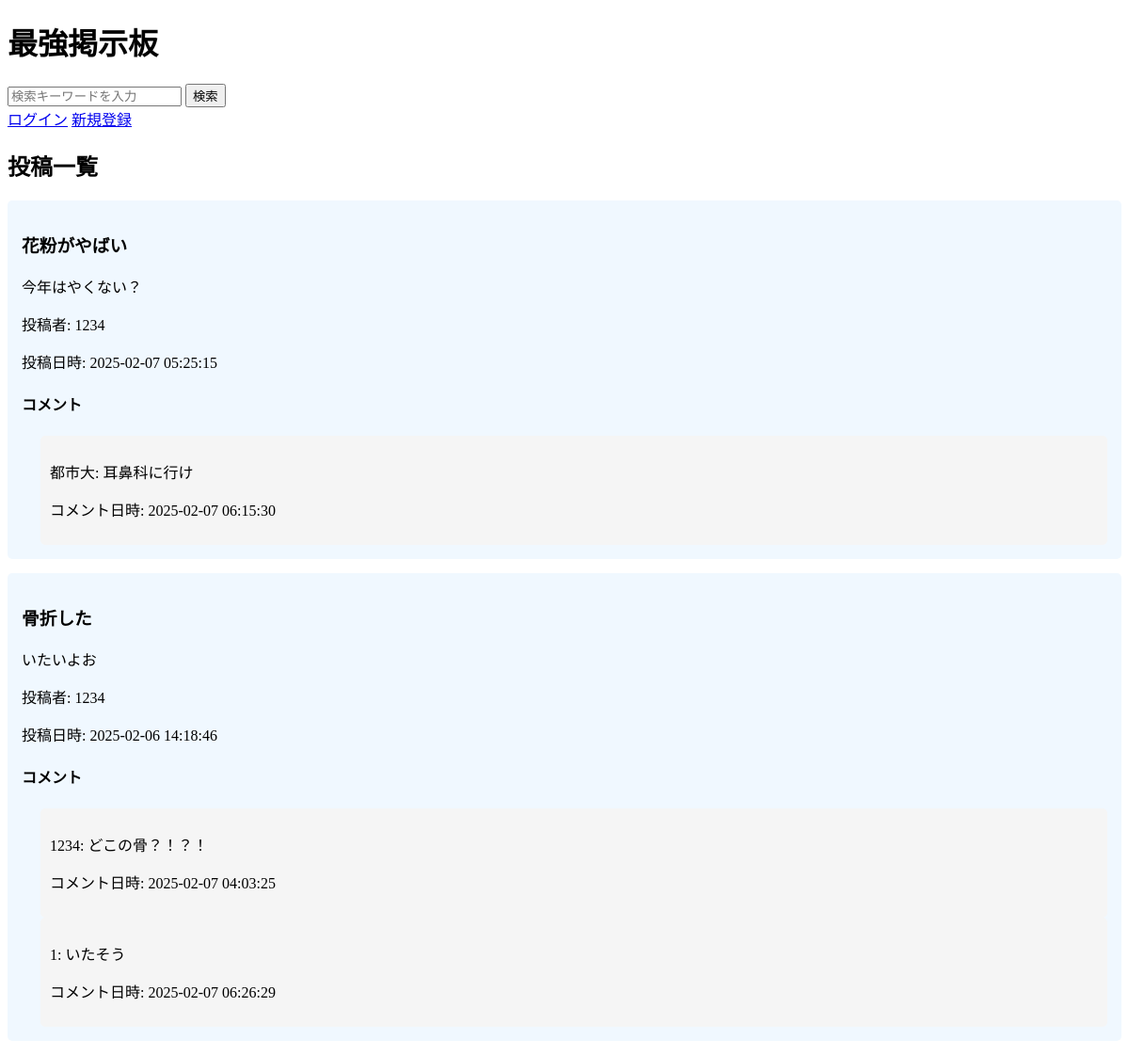
The page / on the database its author committed.
### app.py (models this page shows)
class Post(db.Model):
    id = db.Column(db.Integer, primary_key=True)
    title = db.Column(db.String(200), nullable=False)
    content = db.Column(db.Text, nullable=False)
    timestamp = db.Column(db.DateTime, default=datetime.utcnow)  # 投稿日時
    user_id = db.Column(db.Integer, db.ForeignKey('user.id'), nullable=False)
    user = db.relationship('User', backref=db.backref('posts', lazy=True))
    comments = db.relationship('Comment', backref='post', cascade="all, delete-orphan")

class User(db.Model, UserMixin):
    id = db.Column(db.Integer, primary_key=True)
    username = db.Column(db.String(80), unique=True, nullable=False)
    password = db.Column(db.String(200), nullable=False)
    is_admin = db.Column(db.Boolean, default=False)

class Comment(db.Model):
    id = db.Column(db.Integer, primary_key=True)
    content = db.Column(db.Text, nullable=False)
    timestamp = db.Column(db.DateTime, default=datetime.utcnow)  # コメント日時
    user_id = db.Column(db.Integer, db.ForeignKey('user.id'), nullable=False)
    post_id = db.Column(db.Integer, db.ForeignKey('post.id'), nullable=False)
    user = db.relationship('User', backref=db.backref('comments', lazy=True))

### app.py (the view)
@app.route("/")
def index():
    posts = Post.query.order_by(Post.timestamp.desc()).all()
    return render_template("index.html", posts=posts)

### templates/index.html (shortened to what this page needs)
<!DOCTYPE html>
<html lang="ja">
<head>
</head>
<body>
    <h1>最強掲示板</h1>
    <form method="GET" action="{{ url_for('search') }}">
        <input type="text" name="query" placeholder="検索キーワードを入力">
        <button type="submit">検索</button>
    </form>
    {% if current_user.is_authenticated %}
        <p>ようこそ、{{ current_user.username }} さん！</p>
        <a href="{{ url_for('logout') }}">ログアウト</a>
        <a href="{{ url_for('post') }}">新規投稿</a>
    {% else %}
        <a href="{{ url_for('login') }}">ログイン</a>
        <a href="{{ url_for('register') }}">新規登録</a>
    {% endif %}
    <h2>投稿一覧</h2>
    {% for post in posts %}
        <div class="post">
            <h3>{{ post.title }}</h3>
            <p>{{ post.content }}</p>
            <p>投稿者: {{ post.user.username }}</p>
            <p>投稿日時: {{ post.timestamp.strftime('%Y-%m-%d %H:%M:%S') }}</p>
            <div class="comments">
                <h4>コメント</h4>
                {% for comment in post.comments %}
                    <div class="comment">
                        <p>{{ comment.user.username }}: {{ comment.content }}</p>
                        <p>コメント日時: {{ comment.timestamp.strftime('%Y-%m-%d %H:%M:%S') }}</p>
                    </div>
                {% else %}
                    <p>コメントはまだありません。</p>
                {% endfor %}
            </div>
        </div>
    {% endfor %}
</body>
</html>

### templates/index.html (style rules this page uses)
.post { background-color: #f0f8ff; padding: 15px; margin-bottom: 15px; border-radius: 5px; }
.comment { margin-left: 20px; background-color: #f5f5f5; padding: 10px; border-radius: 5px; }

### rows shown on the page
Post: title "花粉がやばい", content "今年はやくない？", user.username "1234", timestamp "2025-02-07 05:25:15"
Comment: user.username "都市大", content "耳鼻科に行け", timestamp "2025-02-07 06:15:30"
Post: title "骨折した", content "いたいよお", user.username "1234", timestamp "2025-02-06 14:18:46"
Comment: user.username "1234", content "どこの骨？！？！", timestamp "2025-02-07 04:03:25"
Comment: user.username "1", content "いたそう", timestamp "2025-02-07 06:26:29"
